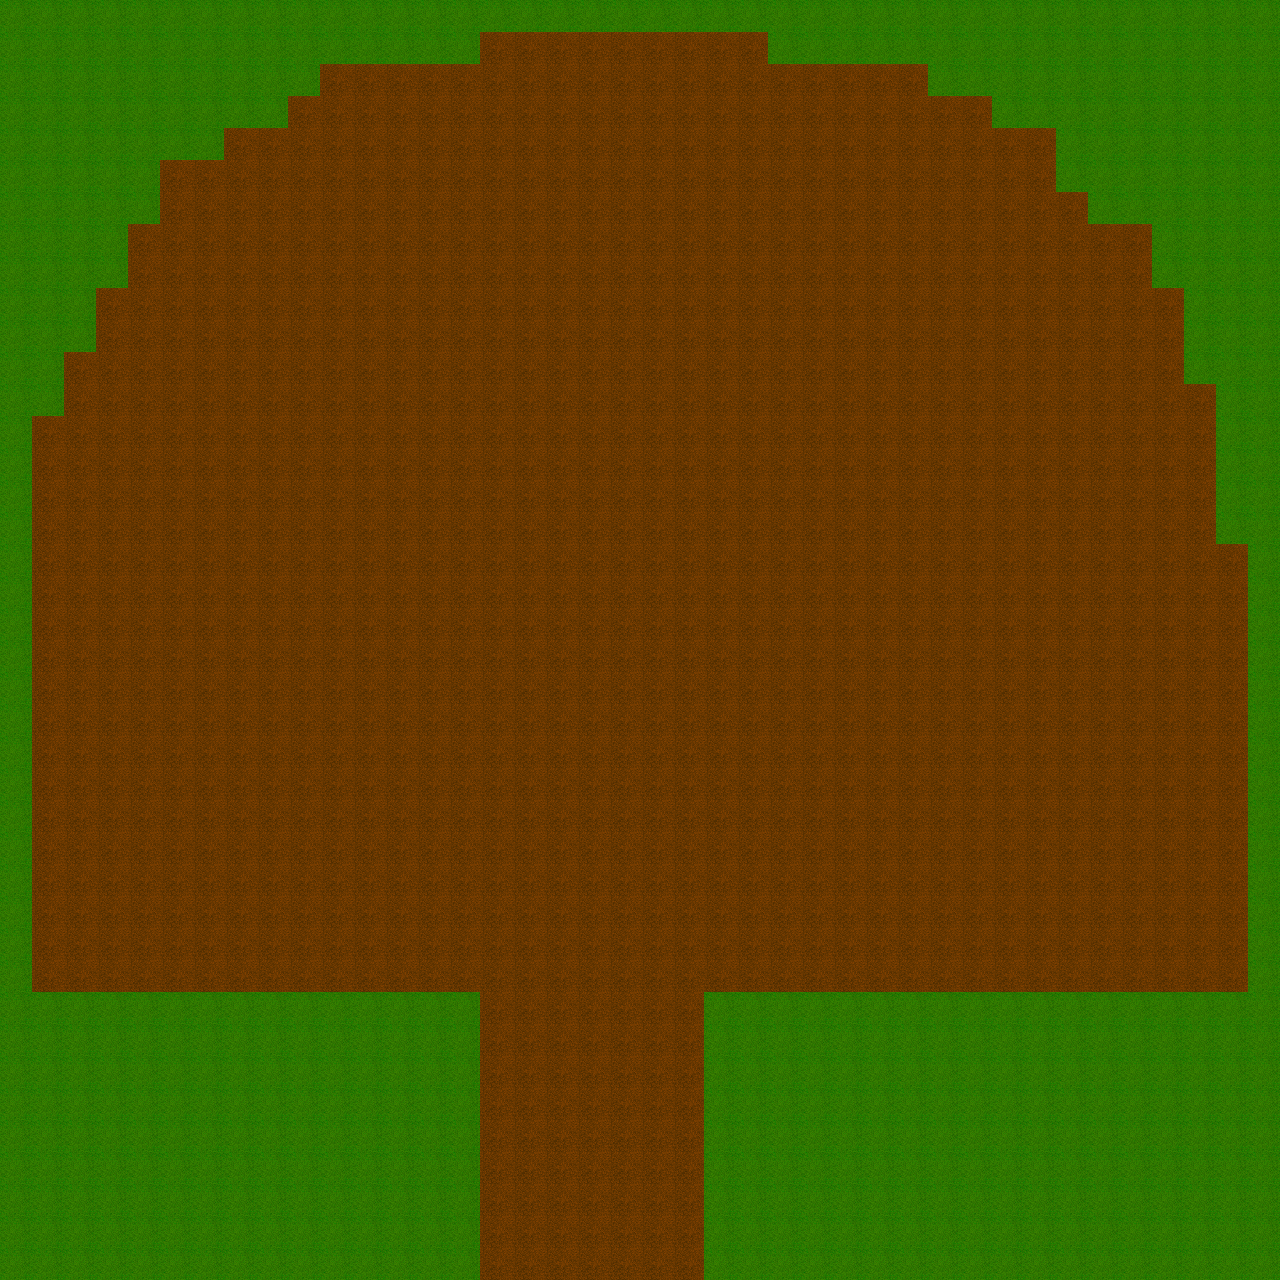

Rendered tile map (Tiled .tmx) drawn with the repository's tilesets; below, a short description and the map source with its tile grids summarised:
An orthogonal 40x40 tile map with 32x32 px tiles, 1 tile layer (Tile Layer 1) and 8 objects (6x monster, hero, boss).

<map version="1.0" orientation="orthogonal" width="40" height="40" tilewidth="32" tileheight="32">
 <tileset firstgid="1" name="tiles" tilewidth="32" tileheight="32">
  <image source="../gfx/tiles.png" width="320" height="320" />
 </tileset>
 <layer name="Tile Layer 1" width="40" height="40">
  <data>[1600 cells, 1600 non-empty, 2 distinct tile ids]</data>
 </layer>
 <objectgroup name="Object Layer 1" width="40" height="40">
  <object type="hero" x="577" y="944" width="32" height="32" />
  <object type="boss" x="607" y="121" width="32" height="32" />
  <object type="monster" x="352" y="359" width="32" height="32" />
  <object type="monster" x="390" y="359" width="32" height="32" />
  <object type="monster" x="428" y="359" width="32" height="32" />
  <object type="monster" x="765" y="358" width="32" height="32" />
  <object type="monster" x="840" y="359" width="32" height="32" />
  <object type="monster" x="802" y="358" width="32" height="32" />
 </objectgroup>
</map>